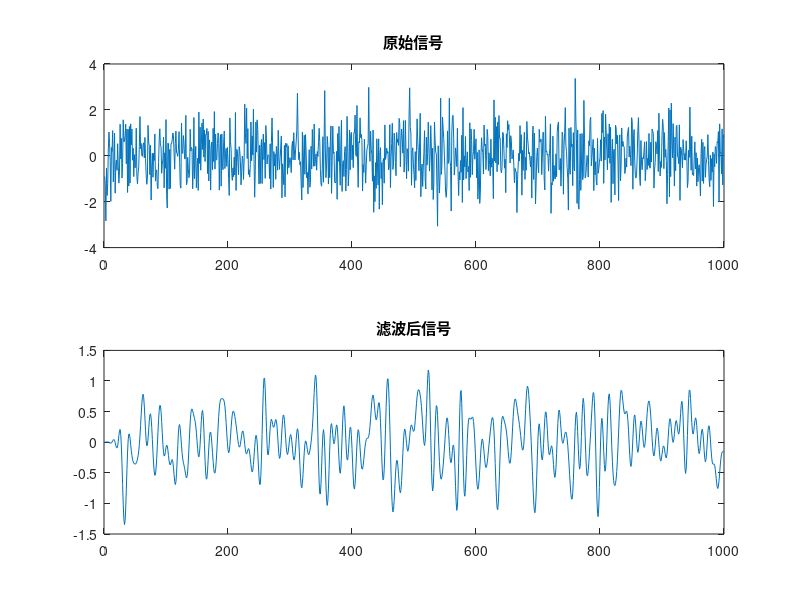

The MATLAB script that drew this image:
% 生成随机信号
data = randn(1, 1000);
data = reshape(data', [], 1);
% 设计30点低通FIR滤波器，截止频率为0.2
b = fir1(60, 0.2);

% 应用滤波器
filtered_data = filter(b, 1, data);

% 绘制原始信号和滤波后的信号对比图
figure;
subplot(2,1,1);
plot(data);
title('原始信号');
subplot(2,1,2);
plot(filtered_data);
title('滤波后信号');
